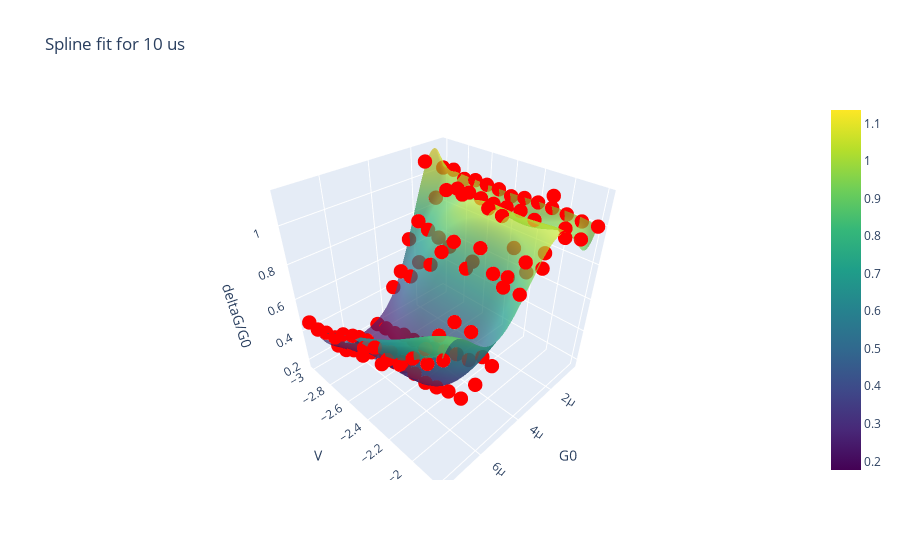

Notebook source saved alongside this figure:
### Code cell
from scipy.interpolate import SmoothBivariateSpline
import numpy as np
import matplotlib.pyplot as plt
from mpl_toolkits.mplot3d import Axes3D

# Sample data (replace with your actual data)
# key = list(data.keys())[2]
key = "10 us"
G0 = data[key][:,0]
V = data[key][:, 1]
deltaG_G0 = data[key][:, 2]

# Fit a cubic spline surface
spline = SmoothBivariateSpline(G0, V, deltaG_G0, kx=5, ky=5)

# Generate a grid over which to evaluate the spline
G0_grid, V_grid = np.meshgrid(np.linspace(G0.min(), G0.max(), 100),
                              np.linspace(V.min(), V.max(), 100))
Z_grid = loaded_splines[key].ev(G0_grid.ravel(), V_grid.ravel()).reshape(100, 100)

# Create the surface plot
surface = go.Surface(x=G0_grid, y=V_grid, z=Z_grid, colorscale='Viridis', opacity=0.7)

# Create the scatter plot for the original data points
scatter = go.Scatter3d(x=G0, y=V, z=deltaG_G0, mode='markers', 
                       marker=dict(size=5, color='red'), name='Data Points')

# Set up the layout of the plot
layout = go.Layout(scene=dict(
                    xaxis_title='G0',
                    yaxis_title='V',
                    zaxis_title="deltaG/G0"),
                    title=f"Spline fit for {key}")

# Create the figure
fig = go.Figure(data=[surface, scatter], layout=layout)

# Show the plot
fig.show()

### Figure 1 — Plotly figure (JSON) as saved in the notebook; plotly's stock layout.template omitted (floating-point values rounded to 4 significant figures; data arrays with more than 128 entries replaced by an {"elided": "..."} marker saying what was removed)
{"data": [{"colorscale": [[0, "#440154"], [0.1111, "#482878"], [0.2222, "#3e4989"], [0.3333, "#31688e"], [0.4444, "#26828e"], [0.5556, "#1f9e89"], [0.6667, "#35b779"], [0.7778, "#6ece58"], [0.8889, "#b5de2b"], [1, "#fde725"]], "opacity": 0.7, "type": "surface", "x": {"elided": "100x100 float values"}, "y": {"elided": "100x100 float values"}, "z": {"elided": "100x100 float values"}}, {"marker": {"color": "red", "size": 5}, "mode": "markers", "name": "Data Points", "type": "scatter3d", "x": [7.5e-06, 7.5e-06, 7.5e-06, 7.5e-06, 7.5e-06, 7.5e-06, 7.5e-06, 7.5e-06, 7.5e-06, 7.5e-06, 7.5e-06, 7.5e-06, 7.5e-06, 6.5e-06, 6.5e-06, 6.5e-06, 6.5e-06, 6.5e-06, 6.5e-06, 6.5e-06, 6.5e-06, 6.5e-06, 6.5e-06, 6.5e-06, 6.5e-06, 6.5e-06, 5.5e-06, 5.5e-06, 5.5e-06, 5.5e-06, 5.5e-06, 5.5e-06, 5.5e-06, 5.5e-06, 5.5e-06, 5.5e-06, 5.5e-06, 5.5e-06, 5.5e-06, 4.5e-06, 4.5e-06, 4.5e-06, 4.5e-06, 4.5e-06, 4.5e-06, 4.5e-06, 4.5e-06, 4.5e-06, 4.5e-06, 4.5e-06, 4.5e-06, 4.5e-06, 3.5e-06, 3.5e-06, 3.5e-06, 3.5e-06, 3.5e-06, 3.5e-06, 3.5e-06, 3.5e-06, 3.5e-06, 3.5e-06, 3.5e-06, 3.5e-06, 3.5e-06, 2.5e-06, 2.5e-06, 2.5e-06, 2.5e-06, 2.5e-06, 2.5e-06, 2.5e-06, 2.5e-06, 2.5e-06, 2.5e-06, 2.5e-06, 2.5e-06, 2.5e-06, 1.5e-06, 1.5e-06, 1.5e-06, 1.5e-06, 1.5e-06, 1.5e-06, 1.5e-06, 1.5e-06, 1.5e-06, 1.5e-06, 1.5e-06, 1.5e-06, 1.5e-06, 5e-07, 5e-07, 5e-07, 5e-07, 5e-07, 5e-07, 5e-07, 5e-07, 5e-07, 5e-07, 5e-07, 5e-07, 5e-07], "y": [-3, -2.9, -2.8, -2.7, -2.6, -2.5, -2.4, -2.3, -2.2, -2.1, -2, -1.9, -1.8, -3, -2.9, -2.8, -2.7, -2.6, -2.5, -2.4, -2.3, -2.2, -2.1, -2, -1.9, -1.8, -3, -2.9, -2.8, -2.7, -2.6, -2.5, -2.4, -2.3, -2.2, -2.1, -2, -1.9, -1.8, -3, -2.9, -2.8, -2.7, -2.6, -2.5, -2.4, -2.3, -2.2, -2.1, -2, -1.9, -1.8, -3, -2.9, -2.8, -2.7, -2.6, -2.5, -2.4, -2.3, -2.2, -2.1, -2, -1.9, -1.8, -3, -2.9, -2.8, -2.7, -2.6, -2.5, -2.4, -2.3, -2.2, -2.1, -2, -1.9, -1.8, -3, -2.9, -2.8, -2.7, -2.6, -2.5, -2.4, -2.3, -2.2, -2.1, -2, -1.9, -1.8, -3, -2.9, -2.8, -2.7, -2.6, -2.5, -2.4, -2.3, -2.2, -2.1, -2, -1.9, -1.8], "z": [0.4559, 0.4569, 0.4847, 0.5044, 0.5715, 0.6124, 0.5928, 0.6465, 0.6312, 0.6602, 0.7469, 0.7745, 0.8466, 0.2128, 0.2305, 0.2815, 0.2961, 0.3719, 0.3469, 0.4776, 0.4716, 0.5494, 0.6525, 0.7743, 0.8871, 0.8885, 0.189, 0.2141, 0.2183, 0.2303, 0.2117, 0.237, 0.2395, 0.2339, 0.2625, 0.2957, 0.3103, 0.4612, 0.6283, 0.2063, 0.221, 0.2328, 0.2696, 0.2814, 0.3057, 0.3223, 0.3568, 0.3893, 0.4051, 0.4778, 0.9028, 0.9091, 0.4039, 0.55, 0.5537, 0.9135, 0.6994, 0.8063, 0.8942, 0.784, 0.926, 0.8296, 0.8491, 0.9586, 0.9647, 0.667, 0.549, 0.7863, 0.7699, 0.7488, 1.059, 0.7273, 1.042, 1.033, 0.9034, 0.8112, 0.9436, 1.048, 1.081, 0.901, 0.9688, 1.0, 1.003, 0.9978, 0.9947, 1.002, 1.011, 0.9934, 1.134, 1.009, 0.987, 1.013, 1.022, 0.9913, 1.007, 1.005, 1.004, 0.9906, 1.006, 1.008, 1.006, 1.001, 0.9937, 0.9972]}], "layout": {"scene": {"xaxis": {"title": {"text": "G0"}}, "yaxis": {"title": {"text": "V"}}, "zaxis": {"title": {"text": "deltaG/G0"}}}, "title": {"text": "Spline fit for 10 us"}}}
